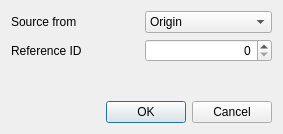
<?xml version="1.0" encoding="UTF-8"?>
<ui version="4.0">
 <class>selbyrefid_dialog</class>
 <widget class="QDialog" name="selbyrefid_dialog">
  <property name="geometry">
   <rect>
    <x>0</x>
    <y>0</y>
    <width>283</width>
    <height>134</height>
   </rect>
  </property>
  <property name="windowTitle">
   <string>Select by Reference ID</string>
  </property>
  <layout class="QVBoxLayout" name="verticalLayout_2">
   <item>
    <layout class="QGridLayout" name="gridLayout">
     <item row="0" column="0">
      <widget class="QLabel" name="label">
       <property name="text">
        <string>Source from</string>
       </property>
      </widget>
     </item>
     <item row="1" column="0">
      <widget class="QLabel" name="label_2">
       <property name="text">
        <string>Reference ID</string>
       </property>
      </widget>
     </item>
     <item row="1" column="1">
      <widget class="QSpinBox" name="refid_val">
       <property name="alignment">
        <set>Qt::AlignRight|Qt::AlignTrailing|Qt::AlignVCenter</set>
       </property>
       <property name="maximum">
        <number>1000000000</number>
       </property>
      </widget>
     </item>
     <item row="0" column="1">
      <widget class="QComboBox" name="src_val">
       <item>
        <property name="text">
         <string>Origin</string>
        </property>
       </item>
       <item>
        <property name="text">
         <string>Vertex</string>
        </property>
       </item>
       <item>
        <property name="text">
         <string>Edge</string>
        </property>
       </item>
       <item>
        <property name="text">
         <string>Face</string>
        </property>
       </item>
      </widget>
     </item>
    </layout>
   </item>
   <item>
    <spacer name="verticalSpacer">
     <property name="orientation">
      <enum>Qt::Vertical</enum>
     </property>
     <property name="sizeHint" stdset="0">
      <size>
       <width>20</width>
       <height>40</height>
      </size>
     </property>
    </spacer>
   </item>
   <item>
    <widget class="QDialogButtonBox" name="buttonBox">
     <property name="orientation">
      <enum>Qt::Horizontal</enum>
     </property>
     <property name="standardButtons">
      <set>QDialogButtonBox::Cancel|QDialogButtonBox::Ok</set>
     </property>
    </widget>
   </item>
  </layout>
 </widget>
 <resources/>
 <connections>
  <connection>
   <sender>buttonBox</sender>
   <signal>accepted()</signal>
   <receiver>selbyrefid_dialog</receiver>
   <slot>accept()</slot>
   <hints>
    <hint type="sourcelabel">
     <x>248</x>
     <y>254</y>
    </hint>
    <hint type="destinationlabel">
     <x>157</x>
     <y>274</y>
    </hint>
   </hints>
  </connection>
  <connection>
   <sender>buttonBox</sender>
   <signal>rejected()</signal>
   <receiver>selbyrefid_dialog</receiver>
   <slot>reject()</slot>
   <hints>
    <hint type="sourcelabel">
     <x>316</x>
     <y>260</y>
    </hint>
    <hint type="destinationlabel">
     <x>286</x>
     <y>274</y>
    </hint>
   </hints>
  </connection>
 </connections>
</ui>
